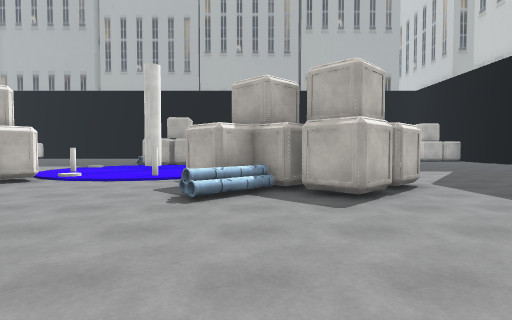
[1] (above)

19 first-person views from a walk through a scene from a Unity 3-D project. The camera is 1.4 m above the floor, tilts 2° down and sees 80° across. The floor is counted in squares, 2 m on a side. Each view is taken from the middle of a square. On the plan, view 1 faces up. The plan holds only what a view shows up to about 10 squares ahead; the rest is blank. The place goes on beyond the plan. Some surface patterns are stand-ins.

[2]
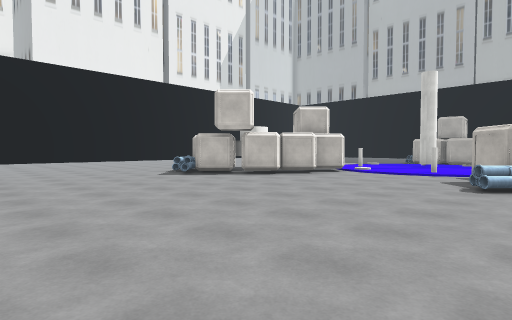

[3]
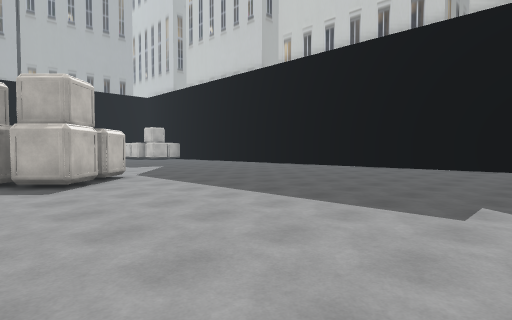

[4]
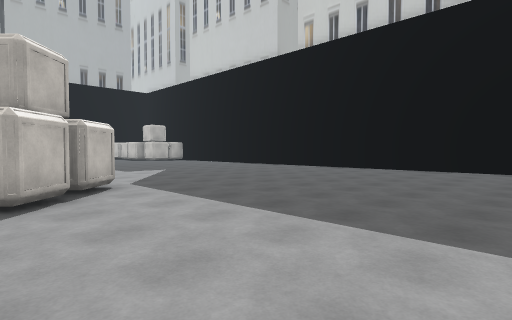

[5]
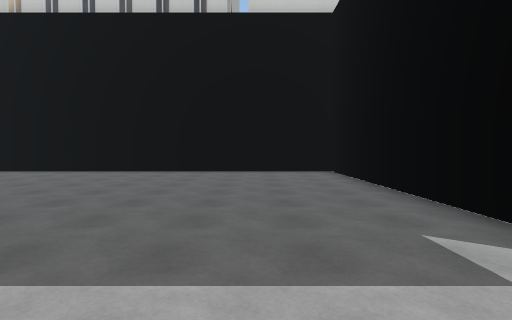

[6]
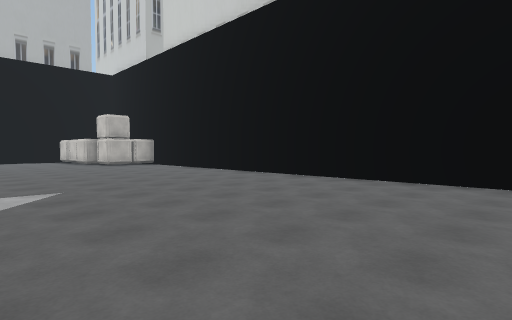

[7]
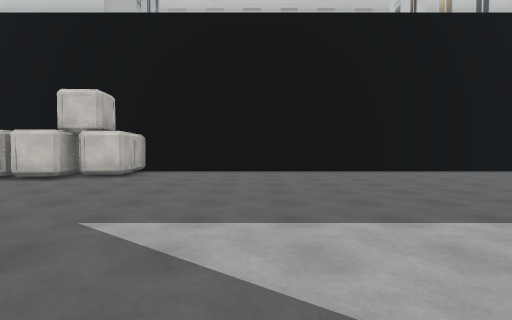

[8]
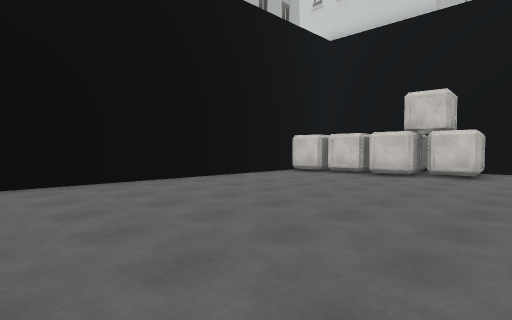

[9]
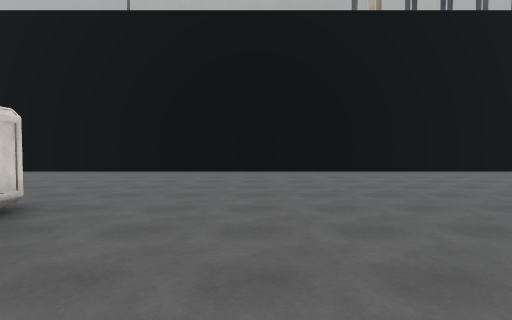

[10]
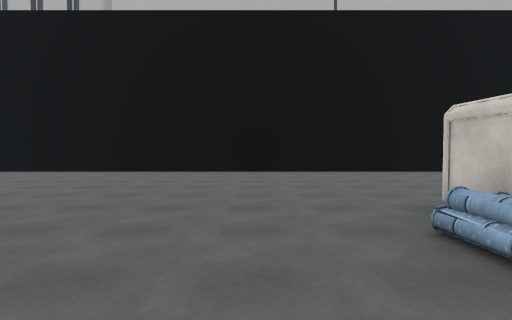

[11]
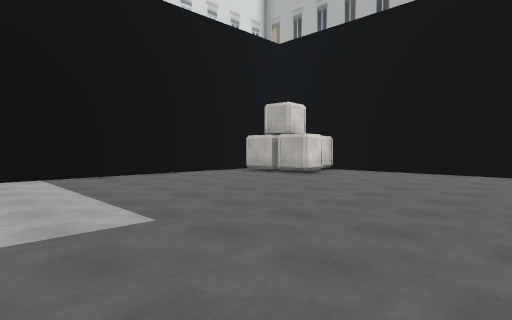

[12]
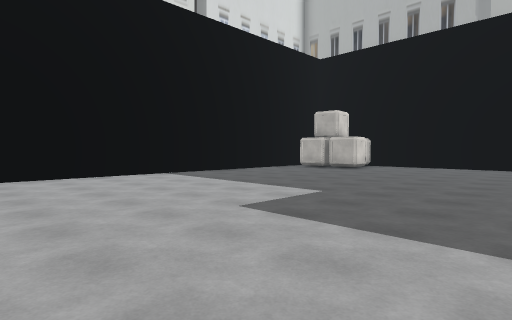

[13]
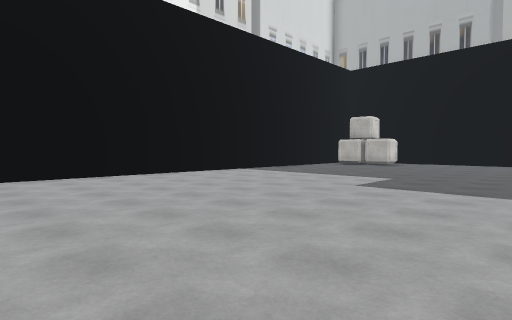

[14]
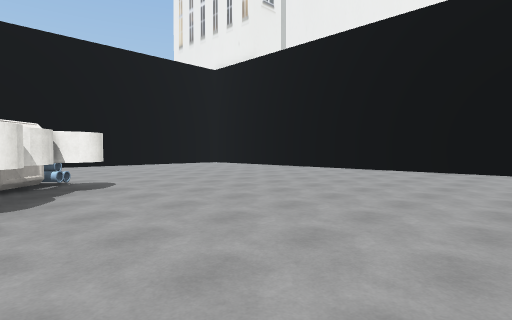

[15]
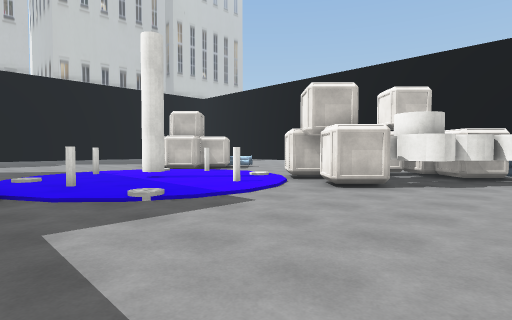

[16]
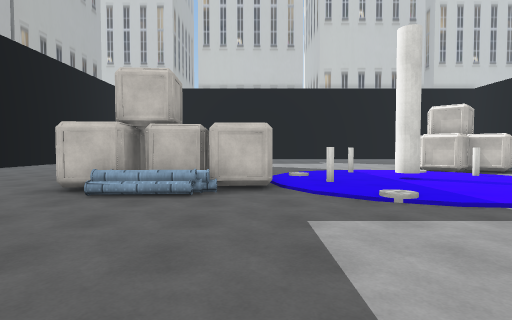

[17]
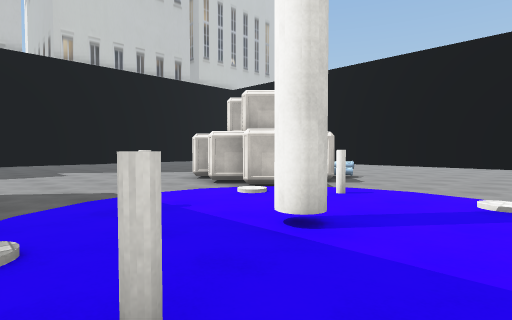

[18]
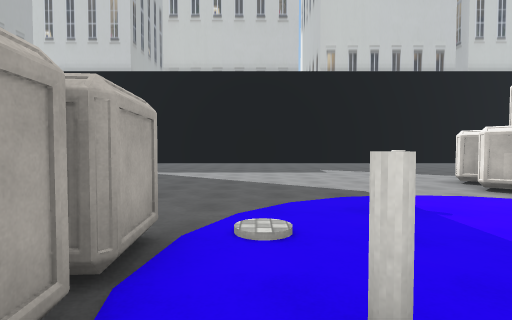

[19]
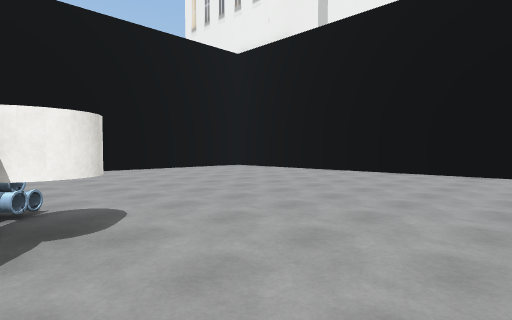

### Floor plan
Points are (right, up) in squares from view 1. A wall is a line through its corners. A room is listed if a view was taken in it or the views show most of it. See-through windows are left out.
Room 1 (views 1, 2, 3, 4, 5, 6, 7, 8, 9, 10, 11, 12, 13, 14, 15, 16, 17, 18, 19)
walls: (-4.7, 12.6) (-4.8, 13.9); (-3.7, 12.8) (-4.2, 12.8); (-2.4, 12.9) (-3.4, 12.8) (-3.5, 14.1); (-6.1, 6.9) (-5.6, 7.5) (-4.8, 6.6) (-5.4, 6); (-4.5, 13.9) (-4.5, 15); (-7.6, 7.6) (-7.1, 8.1) (-6.3, 7.4); (-5, 5.5) (-5.7, 4.8); (0, 7.4) (0.6, 8); (-4.9, 15.2) (-5, 16.4); (-5.5, 4.6) (-6.3, 3.8); (1.4, 7.3) (1.7, 7.6); (-7.5, 4.5) (-6.8, 3.8) (-7.6, 3); (-2.7, 16.5) (-2.7, 16); (0.9, 5.5) (0.5, 5.1); (2.2, 4.9) (1.5, 4.2) (-0.1, 5.7) (-0.6, 5.1) (-1.5, 6) (-0.9, 6.5) (-1.5, 7.1) (-0.6, 8); (3.1, 5.9) (2.3, 5.1); (-15.2, 21.3) (-15.2, 20.2) (-17.2, 20); (-16.4, 20.5) (-16.4, 20); (10.1, 18.7) (9.1, 18.6) (9, 19.8); (7.1, -2.4) (11.8, -2.4) (11.8, 17.5) (9.6, 17.3) (9.5, 18.4); (-18.2, 19) (-18.2, 3); (9.9, 20) (9, 19.9) (9, 20.9); (11.3, 18.8) (10.6, 18.7); (9.6, 21.3) (8.9, 21.2) (8.9, 22.2); (8.6, 22.6) (-15.1, 22.6)
low walls: (-5.5, 13.9) (-5.5, 15.3); (0.2, 5.3) (-0.9, 4.1); (-0.7, 4) (-1.3, 4.5); (-9.4, 4.1) (-8.9, 4.6)
objects: other object (-10, 5) to (-9, 5); other object (-9, 6) to (-8, 7); other object (-8, 5) to (-7, 5); other object (-8, 6) to (-7, 6); white cylinder (-6, 11); white cylinder (-5, 9); white cylinder (-4, 12); white cylinder (-3, 8); white cylinder (-2, 12); white cylinder (-1, 10)

Where each view was taken, in squares from view 1:
view 1: 0 up, 0 right, facing up
view 2: 2 down, 0 right, facing up-left
view 3: 2 down, 0 right, facing up-right
view 4: 0 up, 1 right, facing up-right
view 5: 0 up, 2 right, facing right
view 6: 4 up, 5 right, facing up-right
view 7: 14 up, 2 right, facing right
view 8: 16 up, 1 right, facing up-right
view 9: 13 up, 0 right, facing up
view 10: 13 up, 7 left, facing up
view 11: 13 up, 10 left, facing up-left
view 12: 10 up, 10 left, facing up-left
view 13: 7 up, 10 left, facing up-left
view 14: 11 up, 8 left, facing down-left
view 15: 13 up, 10 left, facing down-right
view 16: 13 up, 10 left, facing right
view 17: 12 up, 5 left, facing down-right
view 18: 12 up, 5 left, facing right
view 19: 8 up, 9 left, facing down-left
